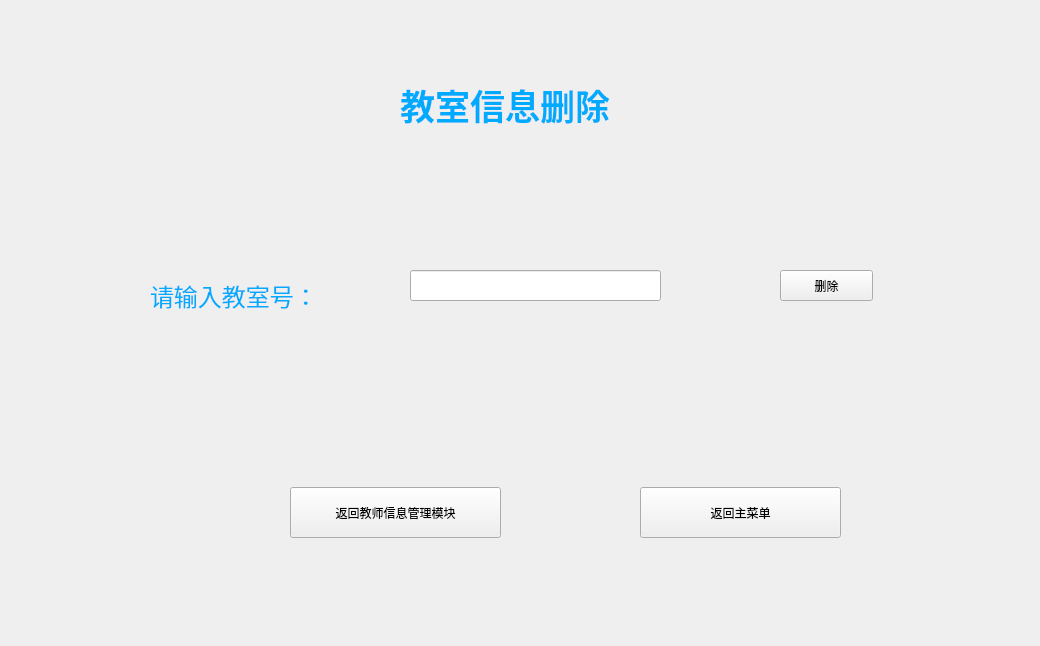
<?xml version="1.0" encoding="UTF-8"?>
<ui version="4.0">
 <class>Classroom_delete</class>
 <widget class="QWidget" name="Classroom_delete">
  <property name="geometry">
   <rect>
    <x>0</x>
    <y>0</y>
    <width>1040</width>
    <height>646</height>
   </rect>
  </property>
  <property name="windowTitle">
   <string>教室信息删除</string>
  </property>
  <property name="styleSheet">
   <string notr="true">background-image: url(:D:/PyQt/2.png);</string>
  </property>
  <widget class="QLabel" name="label">
   <property name="geometry">
    <rect>
     <x>400</x>
     <y>40</y>
     <width>661</width>
     <height>131</height>
    </rect>
   </property>
   <property name="text">
    <string>&lt;html&gt;&lt;head/&gt;&lt;body&gt;&lt;p&gt;&lt;span style=&quot; font-size:26pt; font-weight:600; color:#00aaff;&quot;&gt;教室信息删除&lt;/span&gt;&lt;/p&gt;&lt;/body&gt;&lt;/html&gt;</string>
   </property>
  </widget>
  <widget class="QLabel" name="label_2">
   <property name="geometry">
    <rect>
     <x>150</x>
     <y>270</y>
     <width>211</width>
     <height>51</height>
    </rect>
   </property>
   <property name="text">
    <string>&lt;html&gt;&lt;head/&gt;&lt;body&gt;&lt;p&gt;&lt;span style=&quot; font-size:18pt; color:#00aaff;&quot;&gt;请输入教室号：&lt;/span&gt;&lt;/p&gt;&lt;/body&gt;&lt;/html&gt;</string>
   </property>
  </widget>
  <widget class="QLineEdit" name="lineEdit">
   <property name="geometry">
    <rect>
     <x>410</x>
     <y>270</y>
     <width>251</width>
     <height>31</height>
    </rect>
   </property>
   <property name="text">
    <string/>
   </property>
  </widget>
  <widget class="QPushButton" name="pushButton">
   <property name="geometry">
    <rect>
     <x>780</x>
     <y>270</y>
     <width>93</width>
     <height>31</height>
    </rect>
   </property>
   <property name="text">
    <string>删除</string>
   </property>
  </widget>
  <widget class="QPushButton" name="pushButton_2">
   <property name="geometry">
    <rect>
     <x>290</x>
     <y>487</y>
     <width>211</width>
     <height>51</height>
    </rect>
   </property>
   <property name="text">
    <string>返回教师信息管理模块</string>
   </property>
  </widget>
  <widget class="QPushButton" name="pushButton_3">
   <property name="geometry">
    <rect>
     <x>640</x>
     <y>487</y>
     <width>201</width>
     <height>51</height>
    </rect>
   </property>
   <property name="text">
    <string>返回主菜单</string>
   </property>
  </widget>
 </widget>
 <resources/>
 <connections/>
</ui>
